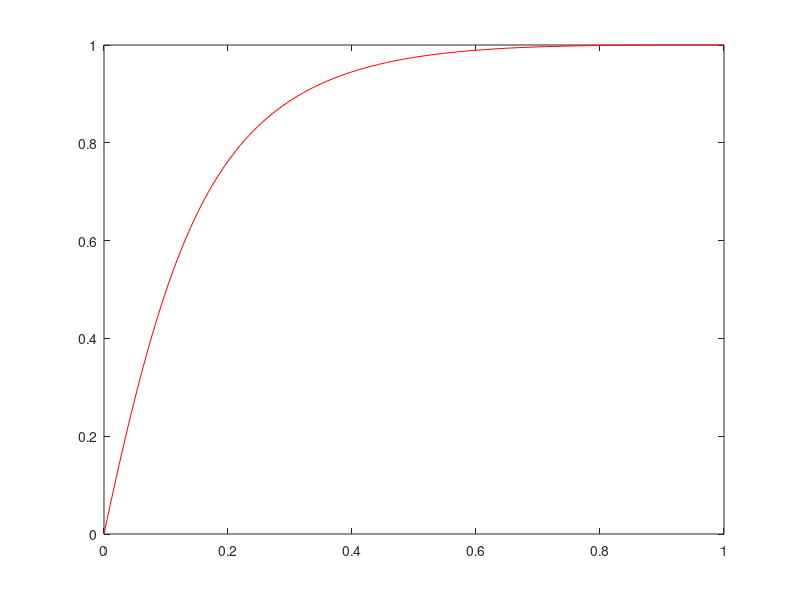

MATLAB code for this plot:
t0 = 0;
t1 = 1;

p0 = [0, 0];
p1 = [0.5, 3.0];
p2 = [0.8, 3.0];
p3 = [1.0, 1.0];

t = [t0 : (t1 - t0)/100 : t1];

fx = (1 - t).^3.*p0(1) + (1 - t).^2.*t.*p1(1) + (1 - t).*t.^2.*p2(1) + t.^3.*p3(1);
fy = (1 - t).^3.*p0(2) + (1 - t).^2.*t.*p1(2) + (1 - t).*t.^2.*p2(2) + t.^3.*p3(2);

plot(fx, fy, "r");